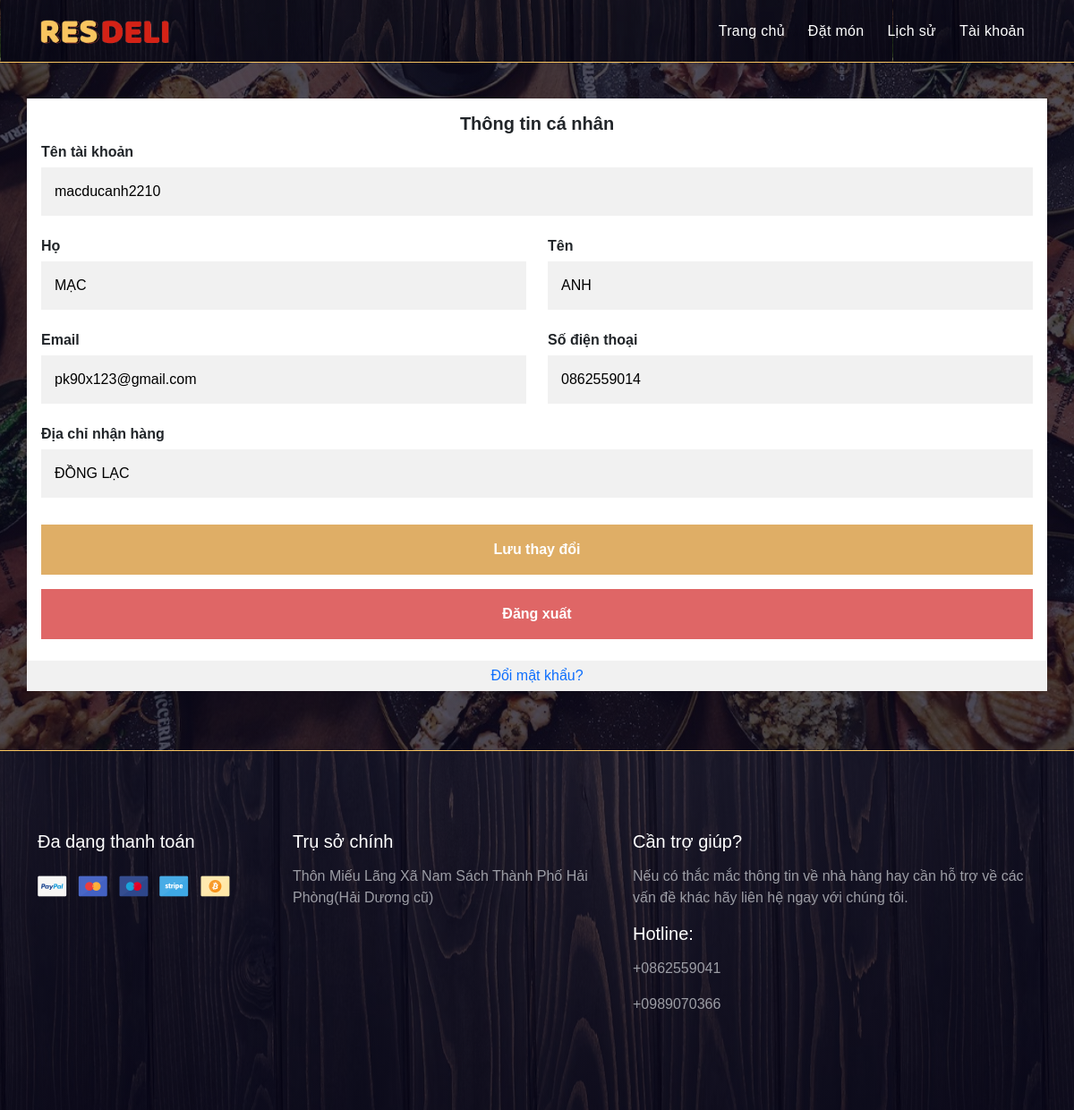
The app's page /account.php (signed in) with its own data.
### tables this page shows
CREATE TABLE `users` (
  `u_id` int(11) NOT NULL,
  `username` varchar(222) NOT NULL,
  `f_name` varchar(222) NOT NULL,
  `l_name` varchar(222) NOT NULL,
  `email` varchar(222) NOT NULL,
  `phone` varchar(222) NOT NULL,
  `password` varchar(222) NOT NULL,
  `address` text NOT NULL,
  `cre_date` datetime DEFAULT current_timestamp()
);

### account.php (the view, shortened to what this page needs)
<!DOCTYPE html>
<html lang="en">
<?php
include("./connection/connect.php");
$ssql = "SELECT * FROM users where u_id='" . $_SESSION['user_id'] . "' ";
$res = mysqli_query($db, $ssql);
$newrow = mysqli_fetch_array($res);
?>
<head>
    <link href="https://cdn.jsdelivr.net/npm/bootstrap@5.3.1/dist/css/bootstrap.min.css" rel="stylesheet">
    <link rel="stylesheet" href="https://cdnjs.cloudflare.com/ajax/libs/font-awesome/4.7.0/css/font-awesome.min.css">
    <link rel="stylesheet" href="./css/style.css">
</head>
<body>
    <header id="header">
        <nav class="navbar navbar-expand-sm">
            <div class="container">
                <a class="navbar-brand" href="index.php">
                    <img src="./images/logo.png" alt="" style="width:150px;" class="img-rounded">
                </a>
                <div class="menu float-lg-right">
                    <ul class="navbar-nav">
                        <li class="nav-item">
                            <a class="nav-link" href="index.php">Trang chủ</a>
                        </li>
                        <li class="nav-item">
                            <a class="nav-link" href="restaurants.php">Đặt món</a>
                        </li>
                        <?php
                        if (empty($_SESSION["user_id"]))
                        {
                            echo '<li class="nav-item"><a class="nav-link" href="login.php">Đăng nhập</a></li>';
                            echo '<li class="nav-item"><a class="nav-link" href="registration.php">Đăng ký</a></li>';
                        } else {
                            echo '<li class="nav-item"><a class="nav-link" href="your_orders.php">Lịch sử</a></li>';
                            echo '<li class="nav-item"><a class="nav-link" href="account.php">Tài khoản</a></li>';
                        }
                        ?>
                    </ul>
                </div>
            </div>
        </nav>
    </header>
    <div class="logresbg">
        <div class="padform">
            <form action="" method="post">
                <div class="container bgform">
                    <div class="text-center">
                        <label for="">
                            <h5><b>Thông tin cá nhân</b></h5>
                        </label>
                    </div>
                    <div class="row">
                        <div class="col-sm-12">
                            <label for="username"><b>Tên tài khoản</b></label>
                            <input type="text" name="username" id="username" value="<?php echo $newrow['username']; ?>" required="" oninvalid="this.setCustomValidity('Chưa nhập Tên tài khoản')" oninput="setCustomValidity('')">
                        </div>
                        <div class="col-sm-6">
                            <label for="fname"><b>Họ</b></label>
                            <input type="text" name="firstname" id="fname" value="<?php echo $newrow['f_name']; ?>" required="" oninvalid="this.setCustomValidity('Chưa nhập Họ')" oninput="setCustomValidity('')">
                        </div>
                        <div class="col-sm-6">
                            <label for="lname"><b>Tên</b></label>
                            <input type="text" name="lastname" id="lname" value="<?php echo $newrow['l_name']; ?>" required="" oninvalid="this.setCustomValidity('Chưa nhập Tên')" oninput="setCustomValidity('')">
                        </div>
                        <div class="col-sm-6">
                            <label for="email"><b>Email</b></label>
                            <input type="text" name="email" id="email" value="<?php echo $newrow['email']; ?>" required="" oninvalid="this.setCustomValidity('Chưa nhập Email')" oninput="setCustomValidity('')">
                        </div>
                        <div class="col-sm-6">
                            <label for="phone"><b>Số điện thoại</b></label>
                            <input type="text" name="phone" id="phone" value="<?php echo $newrow['phone']; ?>" required="" oninvalid="this.setCustomValidity('Chưa nhập Số điện thoại')" oninput="setCustomValidity('')">
                        </div>
                        <div class="col-sm-12">
                            <label for="address"><b>Địa chỉ nhận hàng</b></label>
                            <input type="text" name="address" id="address" value="<?php echo $newrow['address']; ?>" required="" oninvalid="this.setCustomValidity('Chưa nhập Địa chỉ nhận hàng')" oninput="setCustomValidity('')">
                        </div>
                        <div class="col-sm-12">
                            <button type="submit" name="submit" class="registerbtn"><b>Lưu thay đổi</b></button>
                        </div>
                        <div class="col-sm-12">
                            <a href="logout.php" class="logoutbtn">
                                <b>Đăng xuất</b>
                            </a>
                        </div>
                    </div>
                </div>
                <div class="container signin">
                    <p><a href="change_pw.php">Đổi mật khẩu?</a></p>
                </div>
            </form>
        </div>
    </div>
    <?php include "footer.php" ?>
</body>
</html>

### css/style.css (style rules this page uses)
* { margin: 0; padding: 0; }
body, html { font-family: "Source Sans Pro", sans-serif; }
#header { position: fixed; width: 100%; border: 0; z-index: 99; }
.navbar { background-image: linear-gradient(rgba(7, 6, 29, 0.582), rgba(7, 6, 29, 0.582)), url(../images/headerbg2.jpg); }
.navbar::after { content: ''; display: block; width: 100%; height: 1px; background-color: #F9C560; position: absolute; bottom: 0; left: 0; }
.nav-item { margin: 5px 5px; }
a.nav-link { position: relative; color: #ffff; letter-spacing: 0.3px; text-decoration: none; }
a.nav-link:after { content: ""; position: absolute; background-color: #F9C560; height: 3px; width: 0; left: 0; bottom: -1px; transition: 0.3s; }
.logresbg { background-image: linear-gradient(rgba(7, 6, 29, 0.699), rgba(7, 6, 29, 0.699)), url('../images/bg4.jpg'); background-position: center; background-repeat: no-repeat; background-size: cover; position: relative; }
.padform { padding-top: 110px; padding-bottom: 50px; }
.bgform { padding: 16px; background-color: #fff; }
input[type=text], input[type=password] { width: 100%; padding: 15px; margin: 5px 0 22px 0; display: inline-block; border: none; background: #f1f1f1; }
.registerbtn { background-color: #DCA656; color: white; padding: 16px 20px; margin: 8px 0; border: none; cursor: pointer; width: 100%; opacity: 0.9; }
.logoutbtn { background-color: #dc5656; color: white; padding: 16px 20px; margin: 8px 0; border: none; cursor: pointer; width: 100%; opacity: 0.9; display: inline-block; text-align: center; text-decoration: none; }
.signin a { text-decoration: none; }
.signin { background-color: #f1f1f1; text-align: center; }
.signin p { padding: 5px; }

### footer.php (style rules this page uses)
ul { padding: 0; }

### records on screen
users: username "macducanh2210", firstname "MẠC", lastname "ANH", email "pk90x123@gmail.com", phone "0862559014", address "ĐỒNG LẠC"
